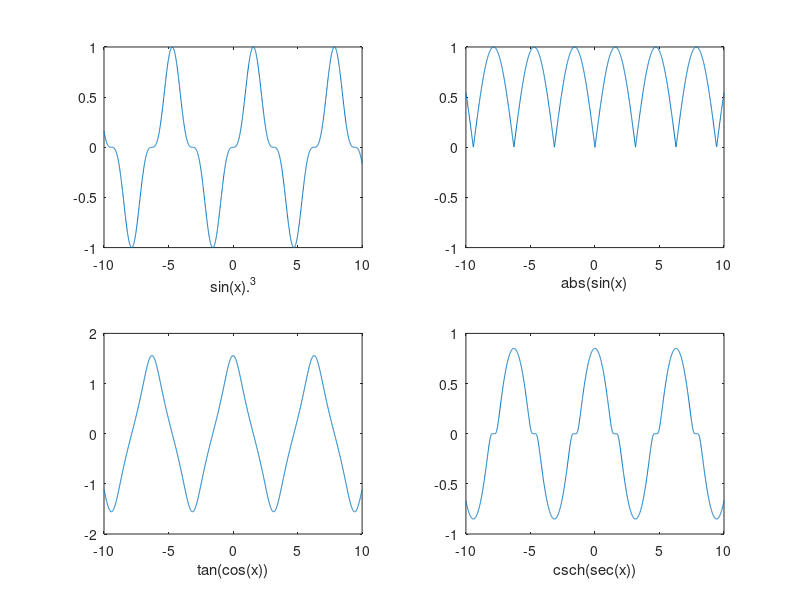

MATLAB code for this plot:
x=-10:0.01:10;
subplot(2,2,1),plot(x,sin(x).^3),xlabel('sin(x).^3')
subplot(2,2,2),plot(x,abs(sin(x))),xlabel('abs(sin(x)'),axis([-10 10 -1 1])
subplot(2,2,3),plot(x,tan(cos(x))),xlabel('tan(cos(x))')
subplot(2,2,4),plot(x,csch(sec(x))),xlabel('csch(sec(x))')